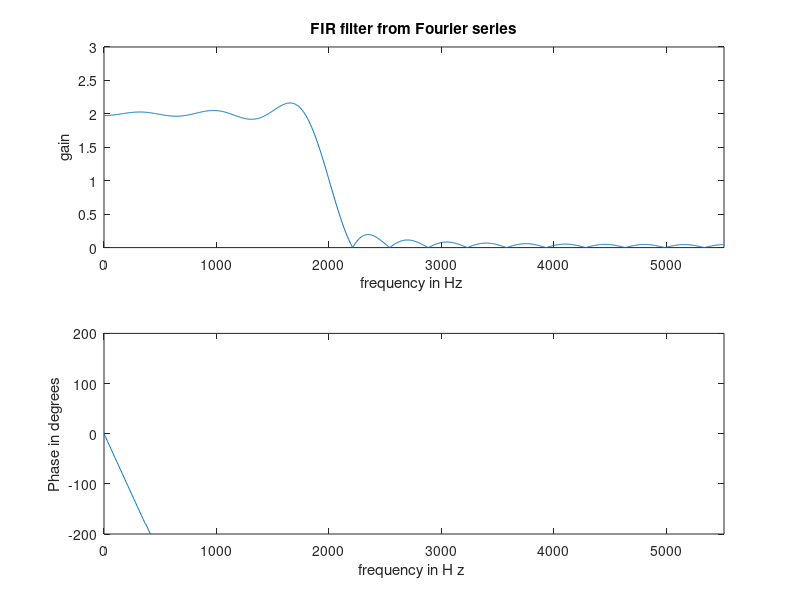
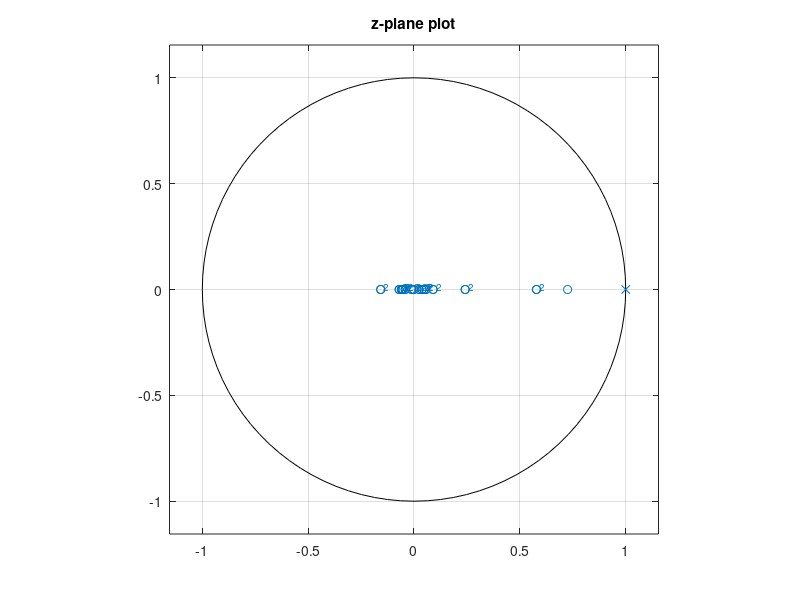

Source code (MATLAB) for these figures, in order:
% Example 5.2 - p 211 Blandford and Parr
% 
% F. Frigo  25-Sep-2023
% Marquette University
%
N = 30; %Order
fs = 11025;
F = [0 2000/(fs/2) 2000/(fs/2) 1]; %Frequency vector normalized to fs/2
M = [2 2 0 0]; %Corresponding magnitude vector
num = firls(N, F, M);
[H f] = freqz(num, 1, 1024, fs) ;
figure (1) ;
subplot(2, 1, 1)
plot(f, abs(H));
axis([0 fs/2 0 3]);
xlabel ('frequency in Hz ');
ylabel ('gain');
title('FIR filter from Fourier series');
subplot(2, 1, 2);
plot(f, unwrap(angle(H)*180/pi));
axis ([0 fs/2 -200 200]);
xlabel ('frequency in H z ');
ylabel ('Phase in degrees');
figure (2); clf ;
zplane(num, 1) ;
title ('z-plane plot');
